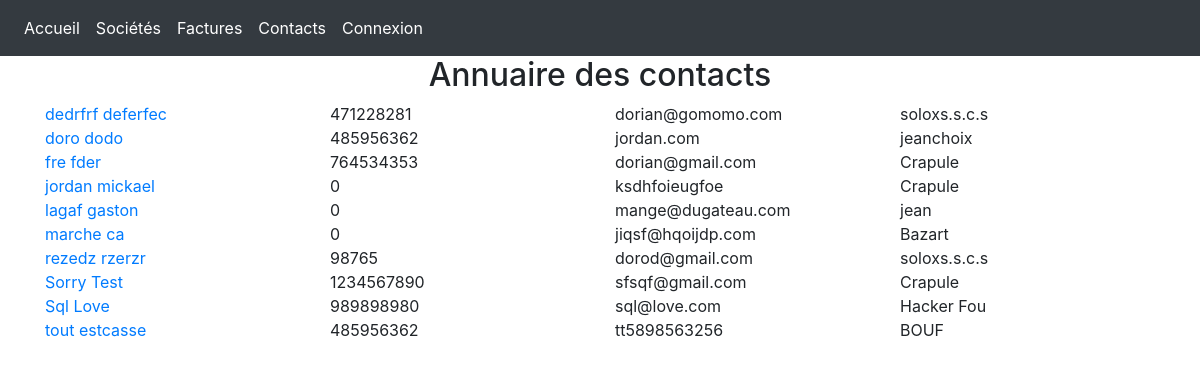
The page /contact.php on the database its author committed.
### tables this page shows
CREATE TABLE `remi_contact` (
  `id` int(11) NOT NULL,
  `name` varchar(20) NOT NULL,
  `first_name` varchar(20) NOT NULL,
  `n_tel` int(10) NOT NULL,
  `mail` varchar(30) NOT NULL,
  `name_societe` varchar(20) NOT NULL
);

### contact.php (the view)
<?php require 'header.php';
try
{
$bdd = new PDO('mysql:host=webtech.one.mysql;dbname=webtech_one_becode;charset=utf8', '*','*');
}
catch(Exception $bdd)
{
  die('Erreur : '.$bdd->getMessage());
}
$resultat = $bdd->query('SELECT * FROM remi_contact ORDER BY name ASC');
?>
<div class="container">
  <div class="row">
    <div class="col-12"><h2 class="text-center">Annuaire des contacts</h2></div>
  </div>
<?php
while ($donnees = $resultat->fetch())
{?>
  <div class ="row">
      <div class ="col-md-3">
        <a href="detailcontact.php?name=<?= $donnees['name'];?>&first_name=<?= $donnees['first_name'];?>"><?= $donnees['name'].' '.$donnees['first_name'];?></a>
      </div>
      <div class ="col-md-3"><?php echo $donnees ['n_tel']?></div>
      <div class ="col-md-3"><?php echo $donnees ['mail']?></div>
      <div class ="col-md-3"><?php echo $donnees ['name_societe']?></div>
    </div>
<?php
}?>
  </div>
<?php require 'footer.php';?>

### rows shown on the page
remi_contact: name "dedrfrf", first_name "deferfec", n_tel "471228281", mail "dorian@gomomo.com", name_societe "soloxs.s.c.s"
remi_contact: name "doro", first_name "dodo", n_tel "485956362", mail "jordan.com", name_societe "jeanchoix"
remi_contact: name "fre", first_name "fder", n_tel "764534353", mail "dorian@gmail.com", name_societe "Crapule"
remi_contact: name "jordan", first_name "mickael", n_tel "0", mail "ksdhfoieugfoe", name_societe "Crapule"
remi_contact: name "lagaf", first_name "gaston", n_tel "0", mail "mange@dugateau.com", name_societe "jean"
remi_contact: name "marche", first_name "ca", n_tel "0", mail "jiqsf@hqoijdp.com", name_societe "Bazart"
remi_contact: name "rezedz", first_name "rzerzr", n_tel "98765", mail "dorod@gmail.com", name_societe "soloxs.s.c.s"
remi_contact: name "Sorry", first_name "Test", n_tel "1234567890", mail "sfsqf@gmail.com", name_societe "Crapule"
remi_contact: name "Sql", first_name "Love", n_tel "989898980", mail "sql@love.com", name_societe "Hacker Fou"
remi_contact: name "tout", first_name "estcasse", n_tel "485956362", mail "tt5898563256", name_societe "BOUF"
